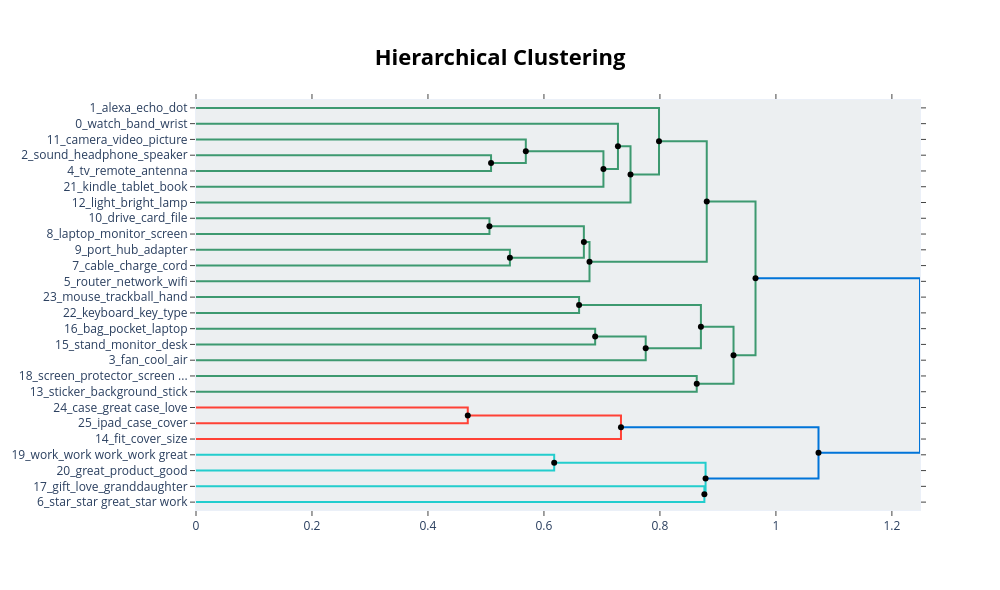

The notebook cell this image was saved under:
### Code cell
hierarchical_topics = improved_topic_model.hierarchical_topics(
    documents
)

print(hierarchical_topics.head())
fig = improved_topic_model.visualize_hierarchy(
    hierarchical_topics=hierarchical_topics
)

fig.show()
fig.write_html(
    "BERTopic_Hierarchy.html"
)

### Figure 1 — Plotly figure (JSON) as saved in the notebook; plotly's stock layout.template omitted (floating-point values rounded to 4 significant figures)
{"data": [{"hoverinfo": "text", "marker": {"color": "rgb(61,153,112)"}, "mode": "lines", "text": ["sound_headphone_speaker_ear_music", "", "", "tv_remote_antenna_channel_work"], "type": "scatter", "x": [0.0, 0.5088, 0.5088, 0.0], "xaxis": "x", "y": [-35.0, -35.0, -45.0, -45.0], "yaxis": "y"}, {"hoverinfo": "text", "marker": {"color": "rgb(61,153,112)"}, "mode": "lines", "text": ["camera_video_picture_lens_image", "", "", "sound_speaker_headphone_good_tv"], "type": "scatter", "x": [0.0, 0.5688, 0.5688, 0.5088], "xaxis": "x", "y": [-25.0, -25.0, -40.0, -40.0], "yaxis": "y"}, {"hoverinfo": "text", "marker": {"color": "rgb(61,153,112)"}, "mode": "lines", "text": ["sound_camera_good_speaker_headphone", "", "", "kindle_tablet_book_read_amazon"], "type": "scatter", "x": [0.5688, 0.7026, 0.7026, 0.0], "xaxis": "x", "y": [-32.5, -32.5, -55.0, -55.0], "yaxis": "y"}, {"hoverinfo": "text", "marker": {"color": "rgb(61,153,112)"}, "mode": "lines", "text": ["watch_band_wrist_wear_track", "", "", "sound_camera_good_speaker_headphone"], "type": "scatter", "x": [0.0, 0.7276, 0.7276, 0.7026], "xaxis": "x", "y": [-15.0, -15.0, -43.75, -43.75], "yaxis": "y"}, {"hoverinfo": "text", "marker": {"color": "rgb(61,153,112)"}, "mode": "lines", "text": ["sound_camera_good_speaker_headphone", "", "", "light_bright_lamp_color_brightness"], "type": "scatter", "x": [0.7276, 0.7493, 0.7493, 0.0], "xaxis": "x", "y": [-29.38, -29.38, -65.0, -65.0], "yaxis": "y"}, {"hoverinfo": "text", "marker": {"color": "rgb(61,153,112)"}, "mode": "lines", "text": ["alexa_echo_dot_ad_speaker", "", "", "sound_camera_good_speaker_great"], "type": "scatter", "x": [0.0, 0.7984, 0.7984, 0.7493], "xaxis": "x", "y": [-5.0, -5.0, -47.19, -47.19], "yaxis": "y"}, {"hoverinfo": "text", "marker": {"color": "rgb(61,153,112)"}, "mode": "lines", "text": ["drive_card_file_storage_transfer", "", "", "laptop_monitor_screen_graphic_window"], "type": "scatter", "x": [0.0, 0.506, 0.506, 0.0], "xaxis": "x", "y": [-75.0, -75.0, -85.0, -85.0], "yaxis": "y"}, {"hoverinfo": "text", "marker": {"color": "rgb(61,153,112)"}, "mode": "lines", "text": ["port_hub_adapter_usb_plug", "", "", "cable_charge_cord_charger_battery"], "type": "scatter", "x": [0.0, 0.5413, 0.5413, 0.0], "xaxis": "x", "y": [-95.0, -95.0, -105.0, -105.0], "yaxis": "y"}, {"hoverinfo": "text", "marker": {"color": "rgb(61,153,112)"}, "mode": "lines", "text": ["drive_card_laptop_file_fast", "", "", "cable_charge_cord_port_plug"], "type": "scatter", "x": [0.506, 0.6688, 0.6688, 0.5413], "xaxis": "x", "y": [-80.0, -80.0, -100.0, -100.0], "yaxis": "y"}, {"hoverinfo": "text", "marker": {"color": "rgb(61,153,112)"}, "mode": "lines", "text": ["cable_charge_drive_work_cord", "", "", "router_network_wifi_device_wireless"], "type": "scatter", "x": [0.6688, 0.6786, 0.6786, 0.0], "xaxis": "x", "y": [-90.0, -90.0, -115.0, -115.0], "yaxis": "y"}, {"hoverinfo": "text", "marker": {"color": "rgb(61,153,112)"}, "mode": "lines", "text": ["sound_camera_good_speaker_great", "", "", "cable_charge_work_drive_cord"], "type": "scatter", "x": [0.7984, 0.8807, 0.8807, 0.6786], "xaxis": "x", "y": [-26.09, -26.09, -102.5, -102.5], "yaxis": "y"}, {"hoverinfo": "text", "marker": {"color": "rgb(61,153,112)"}, "mode": "lines", "text": ["mouse_trackball_hand_wireless_battery", "", "", "keyboard_key_type_work_use"], "type": "scatter", "x": [0.0, 0.6606, 0.6606, 0.0], "xaxis": "x", "y": [-125.0, -125.0, -135.0, -135.0], "yaxis": "y"}, {"hoverinfo": "text", "marker": {"color": "rgb(61,153,112)"}, "mode": "lines", "text": ["bag_pocket_laptop_backpack_compartment", "", "", "stand_monitor_desk_laptop_hold"], "type": "scatter", "x": [0.0, 0.6883, 0.6883, 0.0], "xaxis": "x", "y": [-145.0, -145.0, -155.0, -155.0], "yaxis": "y"}, {"hoverinfo": "text", "marker": {"color": "rgb(61,153,112)"}, "mode": "lines", "text": ["bag_laptop_pocket_stand_backpack", "", "", "fan_cool_air_pad_laptop"], "type": "scatter", "x": [0.6883, 0.7755, 0.7755, 0.0], "xaxis": "x", "y": [-150.0, -150.0, -165.0, -165.0], "yaxis": "y"}, {"hoverinfo": "text", "marker": {"color": "rgb(61,153,112)"}, "mode": "lines", "text": ["mouse_keyboard_key_hand_trackball", "", "", "bag_laptop_pocket_stand_backpack"], "type": "scatter", "x": [0.6606, 0.8707, 0.8707, 0.7755], "xaxis": "x", "y": [-130.0, -130.0, -157.5, -157.5], "yaxis": "y"}, {"hoverinfo": "text", "marker": {"color": "rgb(61,153,112)"}, "mode": "lines", "text": ["screen_protector_screen protector_cloth_bubble", "", "", "sticker_background_stick_fun_quality"], "type": "scatter", "x": [0.0, 0.8635, 0.8635, 0.0], "xaxis": "x", "y": [-175.0, -175.0, -185.0, -185.0], "yaxis": "y"}, {"hoverinfo": "text", "marker": {"color": "rgb(61,153,112)"}, "mode": "lines", "text": ["bag_mouse_laptop_keyboard_stand", "", "", "screen_protector_sticker_screen protector_cloth"], "type": "scatter", "x": [0.8707, 0.9269, 0.9269, 0.8635], "xaxis": "x", "y": [-143.8, -143.8, -180.0, -180.0], "yaxis": "y"}, {"hoverinfo": "text", "marker": {"color": "rgb(61,153,112)"}, "mode": "lines", "text": ["work_sound_good_great_use", "", "", "bag_mouse_laptop_keyboard_stand"], "type": "scatter", "x": [0.8807, 0.9648, 0.9648, 0.9269], "xaxis": "x", "y": [-64.3, -64.3, -161.9, -161.9], "yaxis": "y"}, {"hoverinfo": "text", "marker": {"color": "rgb(255,65,54)"}, "mode": "lines", "text": ["case_great case_love_case love_love case", "", "", "ipad_case_cover_protect_ipad case"], "type": "scatter", "x": [0.0, 0.4687, 0.4687, 0.0], "xaxis": "x", "y": [-195.0, -195.0, -205.0, -205.0], "yaxis": "y"}, {"hoverinfo": "text", "marker": {"color": "rgb(255,65,54)"}, "mode": "lines", "text": ["case_ipad_cover_fit_protect", "", "", "fit_cover_size_perfect_great"], "type": "scatter", "x": [0.4687, 0.7328, 0.7328, 0.0], "xaxis": "x", "y": [-200.0, -200.0, -215.0, -215.0], "yaxis": "y"}, {"hoverinfo": "text", "marker": {"color": "rgb(35,205,205)"}, "mode": "lines", "text": ["work_work work_work great_return_great work", "", "", "great_product_good_price_great product"], "type": "scatter", "x": [0.0, 0.6177, 0.6177, 0.0], "xaxis": "x", "y": [-225.0, -225.0, -235.0, -235.0], "yaxis": "y"}, {"hoverinfo": "text", "marker": {"color": "rgb(35,205,205)"}, "mode": "lines", "text": ["gift_love_granddaughter_love love_granddaughter love", "", "", "star_star great_star work_star good_star love"], "type": "scatter", "x": [0.0, 0.8767, 0.8767, 0.0], "xaxis": "x", "y": [-245.0, -245.0, -255.0, -255.0], "yaxis": "y"}, {"hoverinfo": "text", "marker": {"color": "rgb(35,205,205)"}, "mode": "lines", "text": ["work_great_product_work great_good", "", "", "star_love_star great_gift_star work"], "type": "scatter", "x": [0.6177, 0.8787, 0.8787, 0.8767], "xaxis": "x", "y": [-230.0, -230.0, -250.0, -250.0], "yaxis": "y"}, {"hoverinfo": "text", "marker": {"color": "rgb(0,116,217)"}, "mode": "lines", "text": ["case_ipad_cover_fit_love", "", "", "star_great_work_love_product"], "type": "scatter", "x": [0.7328, 1.073, 1.073, 0.8787], "xaxis": "x", "y": [-207.5, -207.5, -240.0, -240.0], "yaxis": "y"}, {"hoverinfo": "text", "marker": {"color": "rgb(0,116,217)"}, "mode": "lines", "text": ["work_great_good_use_sound", "", "", "star_case_great_ipad_cover"], "type": "scatter", "x": [0.9648, 1.248, 1.248, 1.073], "xaxis": "x", "y": [-113.1, -113.1, -223.8, -223.8], "yaxis": "y"}, {"hoverinfo": "text", "hovertext": ["sound_camera_good_speaker_headphone", "sound_camera_good_speaker_headphone", "drive_card_laptop_file_fast", "cable_charge_drive_work_cord", "sound_camera_good_speaker_great", "bag_laptop_pocket_stand_backpack", "mouse_keyboard_key_hand_trackball", "bag_mouse_laptop_keyboard_stand", "work_sound_good_great_use", "case_ipad_cover_fit_protect", "work_great_product_work great_good", "case_ipad_cover_fit_love", "work_great_good_use_sound"], "marker": {"color": "black"}, "mode": "markers", "showlegend": false, "type": "scatter", "x": [0.5688, 0.7276, 0.506, 0.6688, 0.7984, 0.6883, 0.6606, 0.8707, 0.8807, 0.4687, 0.6177, 0.7328, 0.9648], "y": [-32.5, -29.38, -80, -90, -26.09, -150, -130, -143.8, -64.3, -200, -230, -207.5, -113.1]}, {"hoverinfo": "text", "hovertext": ["sound_speaker_headphone_good_tv", "sound_camera_good_speaker_headphone", "sound_camera_good_speaker_great", "cable_charge_cord_port_plug", "cable_charge_work_drive_cord", "bag_laptop_pocket_stand_backpack", "screen_protector_sticker_screen protector_cloth", "bag_mouse_laptop_keyboard_stand", "star_love_star great_gift_star work", "star_great_work_love_product", "star_case_great_ipad_cover"], "marker": {"color": "black"}, "mode": "markers", "showlegend": false, "type": "scatter", "x": [0.5088, 0.7026, 0.7493, 0.5413, 0.6786, 0.7755, 0.8635, 0.9269, 0.8767, 0.8787, 1.073], "y": [-40, -43.75, -47.19, -100, -102.5, -157.5, -180, -161.9, -250, -240, -223.8]}], "layout": {"autosize": false, "height": 590, "hoverlabel": {"bgcolor": "white", "font": {"family": "Rockwell", "size": 16}}, "hovermode": "closest", "plot_bgcolor": "#ECEFF1", "showlegend": false, "title": {"font": {"color": "Black", "size": 22}, "text": "<b>Hierarchical Clustering</b>", "x": 0.5, "xanchor": "center", "yanchor": "top"}, "width": 1000, "xaxis": {"mirror": "allticks", "rangemode": "tozero", "showgrid": false, "showline": true, "showticklabels": true, "ticks": "outside", "type": "linear", "zeroline": false}, "yaxis": {"mirror": "allticks", "range": [-260, 0], "rangemode": "tozero", "showgrid": false, "showline": true, "showticklabels": true, "tickmode": "array", "ticks": "outside", "ticktext": ["1_alexa_echo_dot", "0_watch_band_wrist", "11_camera_video_picture", "2_sound_headphone_speaker", "4_tv_remote_antenna", "21_kindle_tablet_book", "12_light_bright_lamp", "10_drive_card_file", "8_laptop_monitor_screen", "9_port_hub_adapter", "7_cable_charge_cord", "5_router_network_wifi", "23_mouse_trackball_hand", "22_keyboard_key_type", "16_bag_pocket_laptop", "15_stand_monitor_desk", "3_fan_cool_air", "18_screen_protector_screen ...", "13_sticker_background_stick", "24_case_great case_love", "25_ipad_case_cover", "14_fit_cover_size", "19_work_work work_work great", "20_great_product_good", "17_gift_love_granddaughter", "6_star_star great_star work"], "tickvals": [-5, -15, -25, -35, -45, -55, -65, -75, -85, -95, -105, -115, -125, -135, -145, -155, -165, -175, -185, -195, -205, -215, -225, -235, -245, -255], "type": "linear", "zeroline": false}}}
